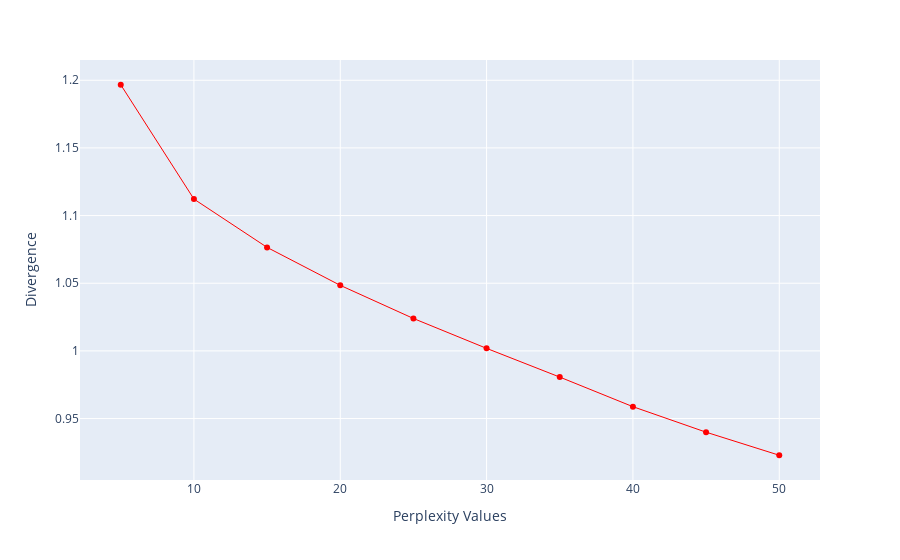

Source (notebook cell):
### Code cell
perplexity = np.arange(5, 55, 5)
divergence = []
import plotly.express as px

for i in perplexity:
    model = TSNE(n_components=2, init="pca", perplexity=i)
    reduced = model.fit_transform(df)
    divergence.append(model.kl_divergence_)
fig = px.line(x=perplexity, y=divergence, markers=True)
fig.update_layout(xaxis_title="Perplexity Values", yaxis_title="Divergence")
fig.update_traces(line_color="red", line_width=1)
fig.show()
print(min(divergence))

### Figure 1 — Plotly figure (JSON) as saved in the notebook; plotly's stock layout.template omitted (floating-point values rounded to 4 significant figures)
{"data": [{"hovertemplate": "x=%{x}<br>y=%{y}<extra></extra>", "legendgroup": "", "line": {"color": "red", "dash": "solid", "width": 1}, "marker": {"symbol": "circle"}, "mode": "lines+markers", "name": "", "orientation": "v", "showlegend": false, "type": "scatter", "x": [5, 10, 15, 20, 25, 30, 35, 40, 45, 50], "xaxis": "x", "y": [1.197, 1.112, 1.076, 1.048, 1.024, 1.002, 0.9806, 0.9588, 0.9399, 0.9229], "yaxis": "y"}], "layout": {"legend": {"tracegroupgap": 0}, "margin": {"t": 60}, "xaxis": {"anchor": "y", "domain": [0, 1], "title": {"text": "Perplexity Values"}}, "yaxis": {"anchor": "x", "domain": [0, 1], "title": {"text": "Divergence"}}}}
